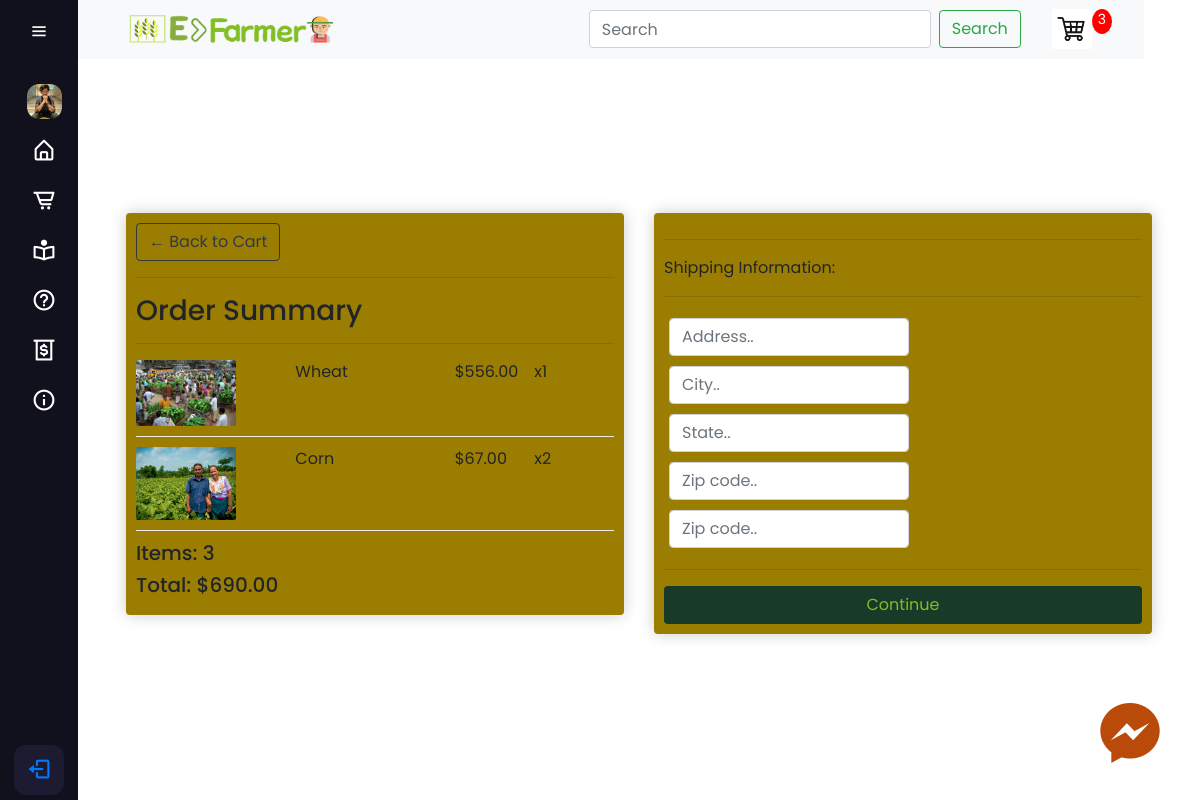
/checkout/ (signed in), run on an earlier commit of the app's database.
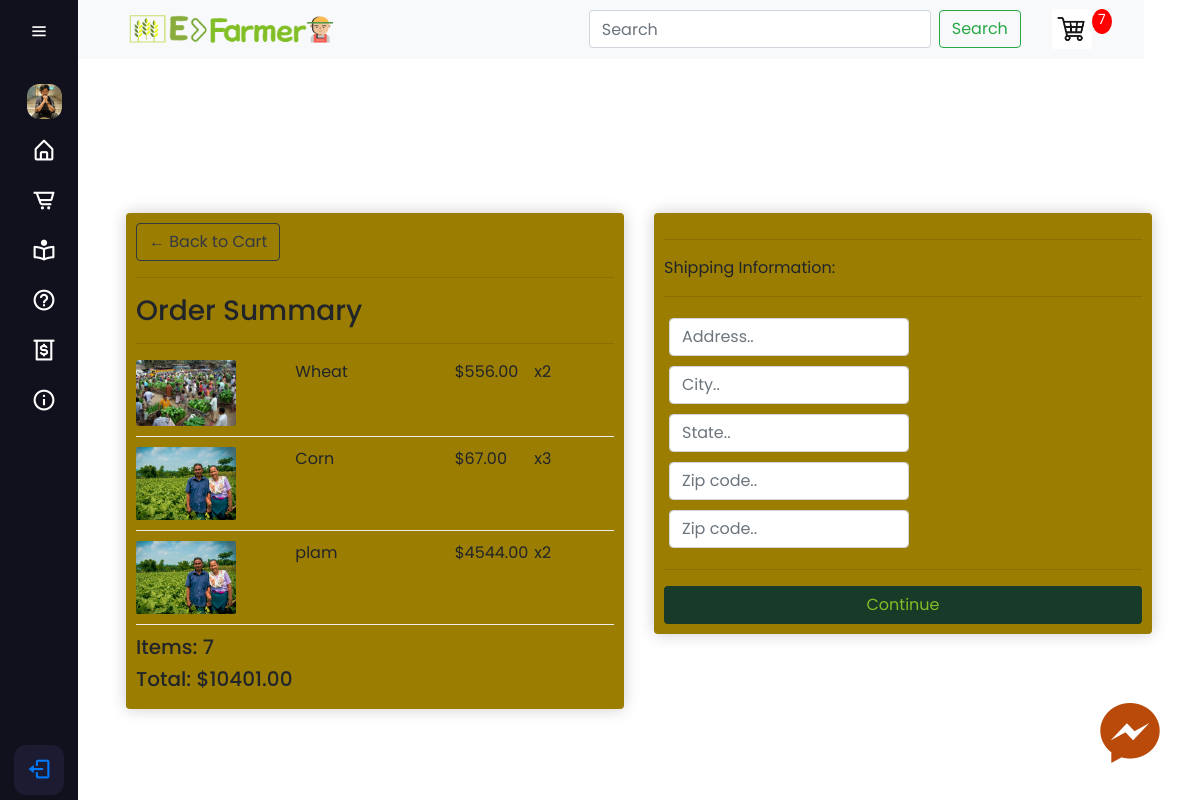
And on a later commit of the database.
### farmer/models/seedModels.py (models this page shows, shortened)
class OrderItem(models.Model):
	product = models.ForeignKey(Product, on_delete=models.SET_NULL, null=True)
	order = models.ForeignKey(Order, on_delete=models.SET_NULL, null=True)
	quantity = models.IntegerField(default=0, null=True, blank=True)
	date_added = models.DateTimeField(auto_now_add=True)
	@property
	def get_total(self):
		total = self.product.price * self.quantity
		return total

class Product(models.Model):
	name = models.CharField(max_length=200)
	price = models.FloatField()
	digital = models.BooleanField(default=False,null=True, blank=True)
	image = models.ImageField(null=True, blank=True)
	@property
	def imageURL(self):
		try:
			url = self.image.url
		except:
			url = ''
		return url

class Order(models.Model):
	customer = models.ForeignKey(Customer, on_delete=models.SET_NULL, null=True, blank=True)
	date_ordered = models.DateTimeField(auto_now_add=True)
	complete = models.BooleanField(default=False)
	transaction_id = models.CharField(max_length=100, null=True)
	@property
	def shipping(self):
		shipping = False
		orderitems = self.orderitem_set.all()
		for i in orderitems:
			if i.product.digital == False:
				shipping = True
		return shipping
	@property
	def get_cart_total(self):
		orderitems = self.orderitem_set.all()
		total = sum([item.get_total for item in orderitems])
		return total
	@property
	def get_cart_items(self):
		orderitems = self.orderitem_set.all()
		total = sum([item.quantity for item in orderitems])
		return total

### farmer/views.py (the view)
# urls.py: path('checkout/', views.checkout, name="checkout"),
def checkout(request):
	data = cartData(request)
	cartItems = data['cartItems']
	order = data['order']
	items = data['items']
	context = {'items':items, 'order':order, 'cartItems':cartItems}
	return render(request, 'farmer/store/checkout.html', context)

### farmer/utils.py (called while the page is built)
def cartData(request):
	if request.user.is_authenticated:
		customer = request.user.customer
		order, created = Order.objects.get_or_create(customer=customer, complete=False)
		items = order.orderitem_set.all()
		cartItems = order.get_cart_items
	else:
		cookieData = cookieCart(request)
		cartItems = cookieData['cartItems']
		order = cookieData['order']
		items = cookieData['items']
	return {'cartItems':cartItems ,'order':order, 'items':items}

### farmer/templates/farmer/store/checkout.html (shortened to what this page needs)
{% extends 'farmer/main.html' %}
{% load static %}
{% block content %}
    <div class="mt-5 pt-5">
        <div class="row p-5 pt-5">
            <div class="col-lg-6">
                <div class="box-element">
                    <a  class="btn btn-outline-dark" href="{% url 'cart' %}">&#x2190; Back to Cart</a>
                    <hr>
                    <h3>Order Summary</h3>
                    <hr>
                    {% for item in items %}
                    <div class="cart-row">
                        <div style="flex:2"><img class="row-image" src="{{item.product.imageURL}}"></div>
                        <div style="flex:2"><p>{{item.product.name}}</p></div>
                        <div style="flex:1"><p>${{item.product.price|floatformat:2}}</p></div>
                        <div style="flex:1"><p>x{{item.quantity}}</p></div>
                    </div>
                    {% endfor %}
                    <h5>Items:   {{order.get_cart_items}}</h5>
                    <h5>Total:   ${{order.get_cart_total|floatformat:2}}</h5>
                </div>
            </div>
            <div class="col-lg-6">
                <div class="box-element" id="form-wrapper">
                    <form id="form">
                        <div id="shipping-info">
                            <hr>
                            <p>Shipping Information:</p>
                            <hr>
                            <div class="form-field">
                                <input class="form-control" type="text" name="address" placeholder="Address..">
                            </div>
                            <div class="form-field">
                                <input class="form-control" type="text" name="city" placeholder="City..">
                            </div>
                            <div class="form-field">
                                <input class="form-control" type="text" name="state" placeholder="State..">
                            </div>
                            <div class="form-field">
                                <input class="form-control" type="text" name="zipcode" placeholder="Zip code..">
                            </div>
                            <div class="form-field">
                                <input class="form-control" type="text" name="country" placeholder="Zip code..">
                            </div>
                        </div>
                        <hr>
                        <input style="background-color: #183a29; color: #81be26;" id="form-button" class="btn btn-block" type="submit" value="Continue">
                    </form>
                </div>
                <br>
            </div>
        </div>
    </div>
{% endblock content %}

What changed in the data, as far as the page shows it:
changed OrderItem "Wheat": quantity "1" → "2"
changed OrderItem "Corn": quantity "2" → "3"
added OrderItem: product.imageURL (picture), product.name "plam", product.price "4544.00", quantity "2"
changed through a linked row, Order: get_cart_items "3" → "7"; get_cart_total "690.00" → "10401.00"
Also different on the page:
{{ cartItems }}: "3" → "7"
